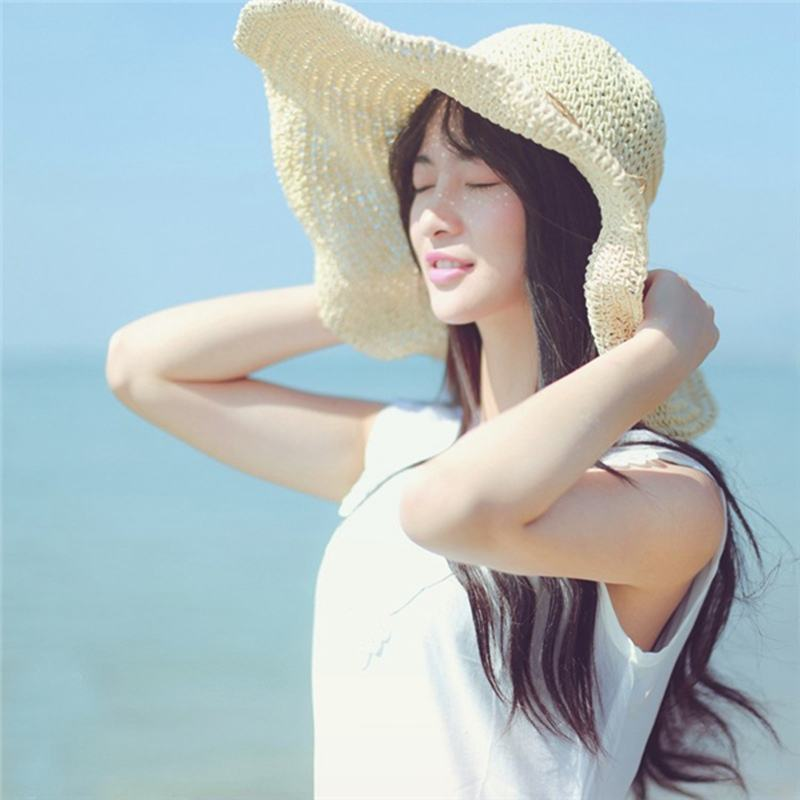
#> input picture images/learn.jpg, 800 x 800 px
$ python flip.py
#> lines starting #> are read from the running program, lines starting #| are printed output that depends on the picture
import cv2
img = cv2.imread('../../images/learn.jpg')
#> img is the input picture: shape (800, 800, 3); mean B, G, R 192, 189.3, 176.1
horizontal = cv2.flip(img,1,dst=None)
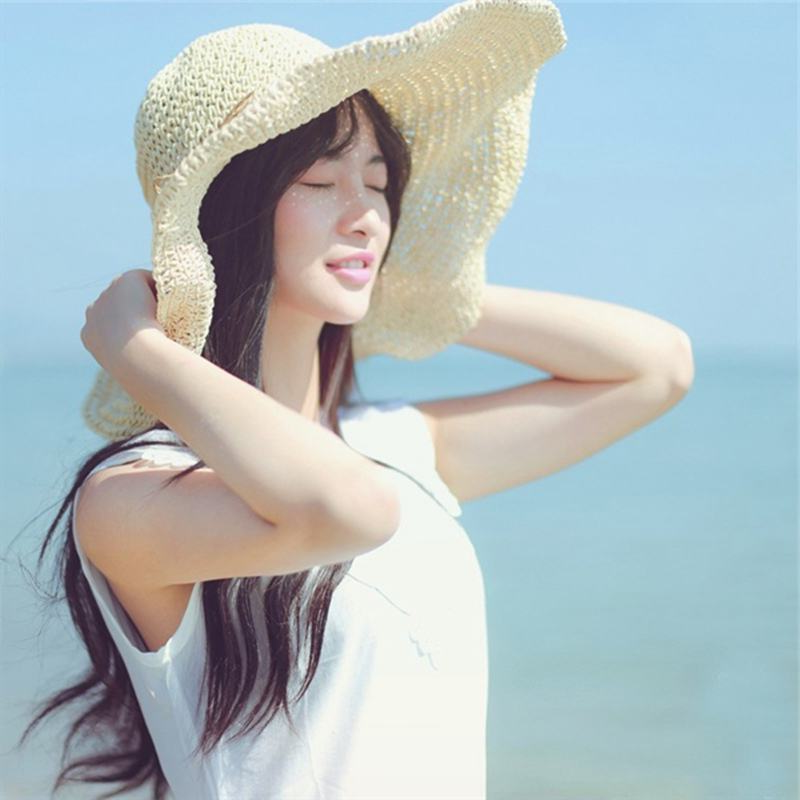
#> horizontal: shape (800, 800, 3); mean B, G, R 192, 189.3, 176.1
cv2.imshow("img",img)
cv2.imshow("horizontal",horizontal)
k = cv2.waitKey(0)
#> (key Esc is pressed here)

$ run again, with images/aloeL.jpg copied over images/learn.jpg
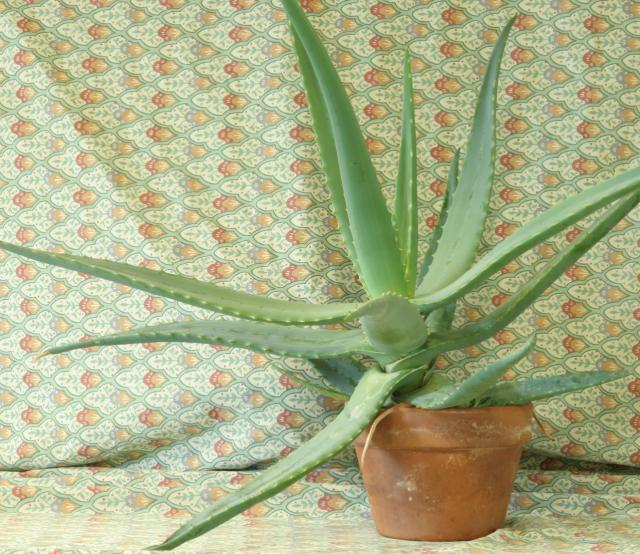
#> input picture images/aloeL.jpg, 640 x 554 px
#> img is the input picture: shape (554, 640, 3); mean B, G, R 136.2, 176.7, 170.7
#> `horizontal = cv2.flip(img,1,dst=None)`:
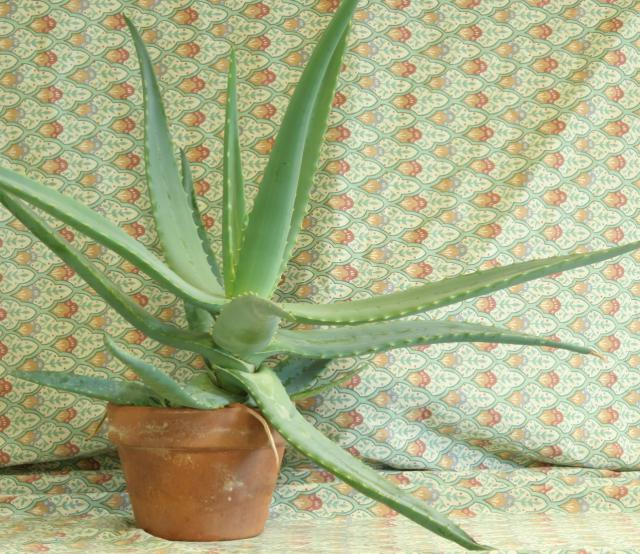
#> horizontal: shape (554, 640, 3); mean B, G, R 136.2, 176.7, 170.7

$ run again, with images/aloeR.jpg copied over images/learn.jpg
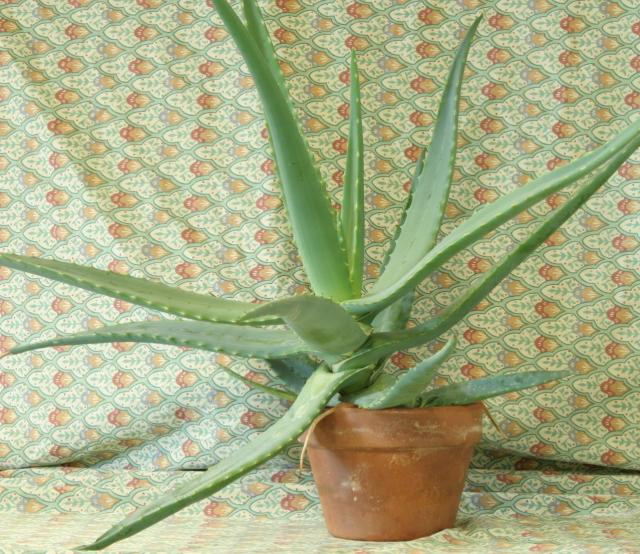
#> input picture images/aloeR.jpg, 640 x 554 px
#> img is the input picture: shape (554, 640, 3); mean B, G, R 133.7, 173.7, 167.5
#> `horizontal = cv2.flip(img,1,dst=None)`:
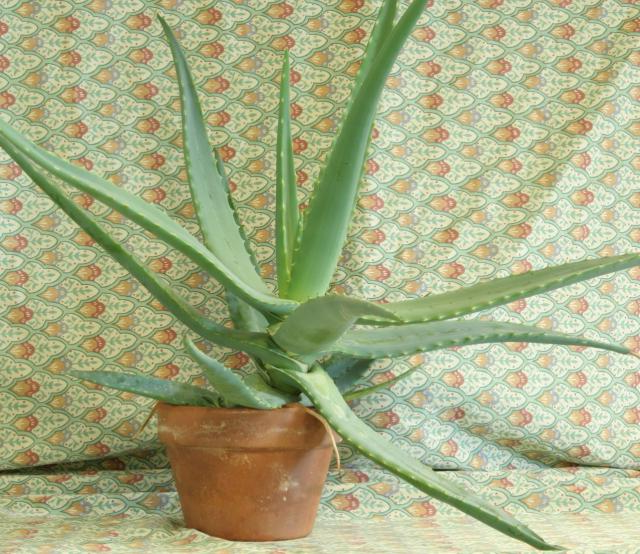
#> horizontal: shape (554, 640, 3); mean B, G, R 133.7, 173.7, 167.5
